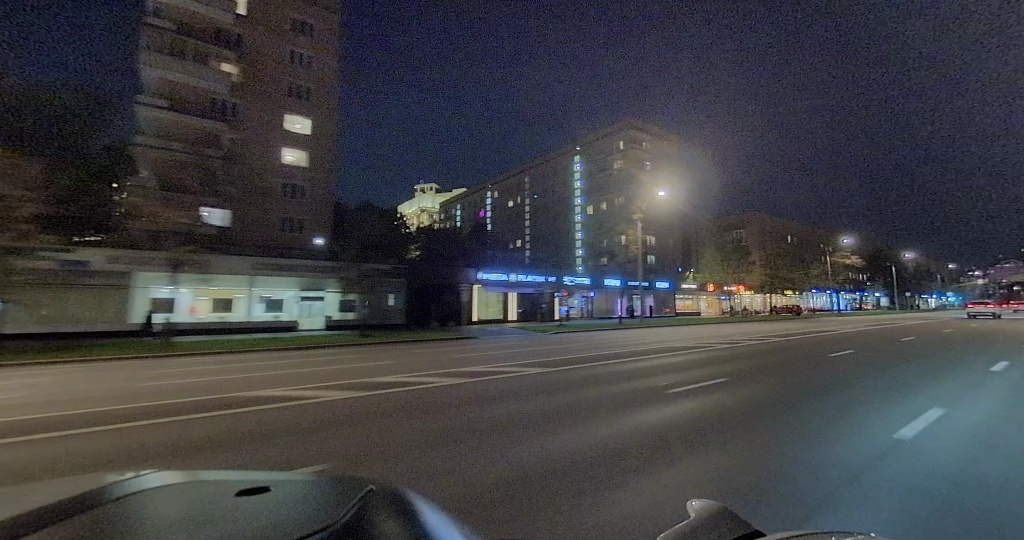
#> input picture dataset_sample/samples/2025-10-01_18_29_52_19_31_28_kynde_1759339701900197000__000/input/t1/left_fwd.jpg, 1024 x 540 px, found by its file name
$ python testdelta.py
#> lines starting #> are read from the running program, lines starting #| are printed output that depends on the picture
import cv2
import numpy as np
import os
import matplotlib.pyplot as plt

# ========== НАСТРОЙКИ ==========
base_path = "/Users/adel/Documents/Claude/Projects/Интерполяция фото/final_dataset_v5_participants_small/train"
sample_id = "2025-10-04_15_57_04_16_44_38_luka_1759586458800193000__000"
camera_name = "left_fwd"

# Параметры адаптивного размытия
base_sigma = 0.1          # минимальное размытие для статики
alpha = 0.4               # коэффициент усиления от длины потока (пиксель -> сигма)
beta = 0.2                # коэффициент усиления от ошибки совмещения
max_sigma = 2.0           # ограничение сверху

# Уровни фиксированных размытий для интерполяции
sigma_levels = [0.1, 0.2, 0.3, 1.0, 2.0]
# ================================

t0_path = os.path.join(base_path, sample_id, "input", "t0", f"{camera_name}.jpg")
t1_path = os.path.join(base_path, sample_id, "input", "t1", f"{camera_name}.jpg")
gt_path = os.path.join(base_path, sample_id, "target", f"{camera_name}.jpg")

img_t0 = cv2.imread(t0_path)
#> img_t0 is the input picture: shape (540, 1024, 3); mean B, G, R 68.6, 64.3, 63.7
img_t1 = cv2.imread(t1_path)
img_gt = cv2.imread(gt_path)

if any(x is None for x in [img_t0, img_t1, img_gt]):
    raise FileNotFoundError("Ошибка загрузки изображений")

h, w = img_t0.shape[:2]
#> h = 540; w = 1024

# Grayscale для потока
gray0 = cv2.cvtColor(img_t0, cv2.COLOR_BGR2GRAY)
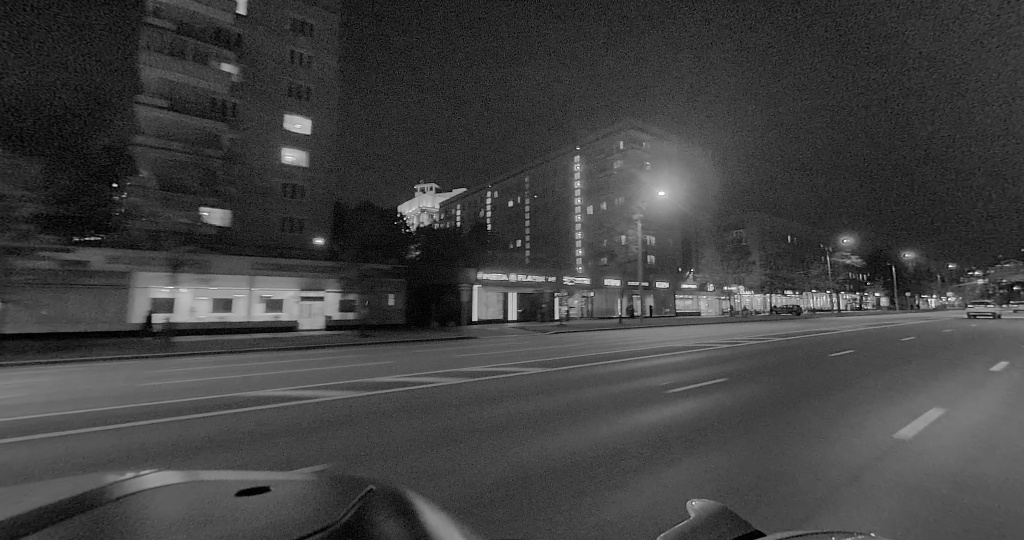
#> gray0: shape (540, 1024); min 0, max 254, mean 64.6
gray1 = cv2.cvtColor(img_t1, cv2.COLOR_BGR2GRAY)

# ----- 1. Оптический поток t1 -> t0 -----
flow = cv2.calcOpticalFlowFarneback(gray1, gray0, None,
                                    pyr_scale=0.5, levels=3, winsize=15,
                                    iterations=3, poly_n=5, poly_sigma=1.2,
                                    flags=0)
flow_x = flow[..., 0]
flow_y = flow[..., 1]
flow_mag = np.sqrt(flow_x**2 + flow_y**2)

# ----- 2. Интерполяция на полпотока (pred_flow) -----
y_coords, x_coords = np.mgrid[0:h, 0:w].astype(np.float32)
map_x_half = x_coords - flow_x / 2.0
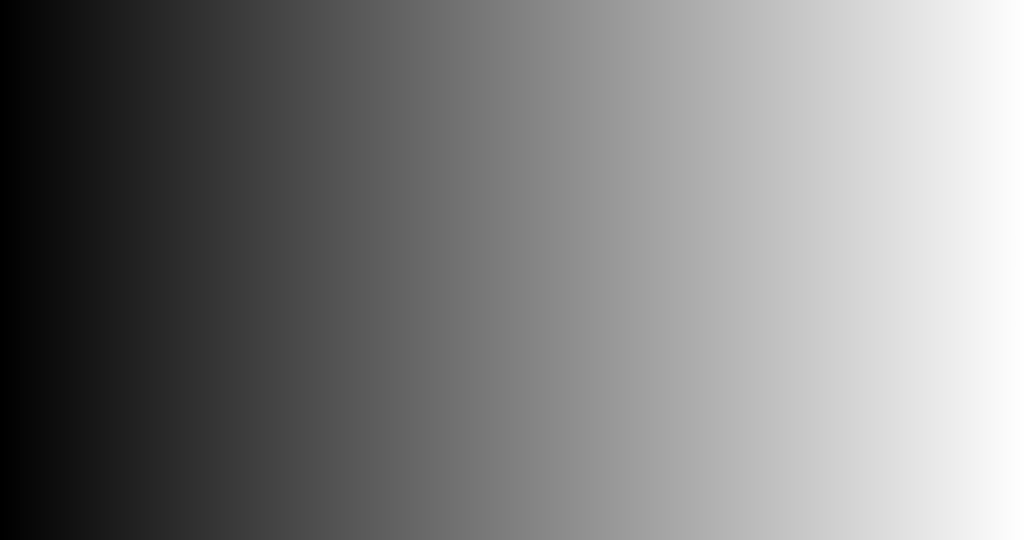
#> map_x_half: shape (540, 1024) float32; min -0.112, max 1023, mean 511.5; drawn with min black and max white
map_y_half = y_coords - flow_y / 2.0
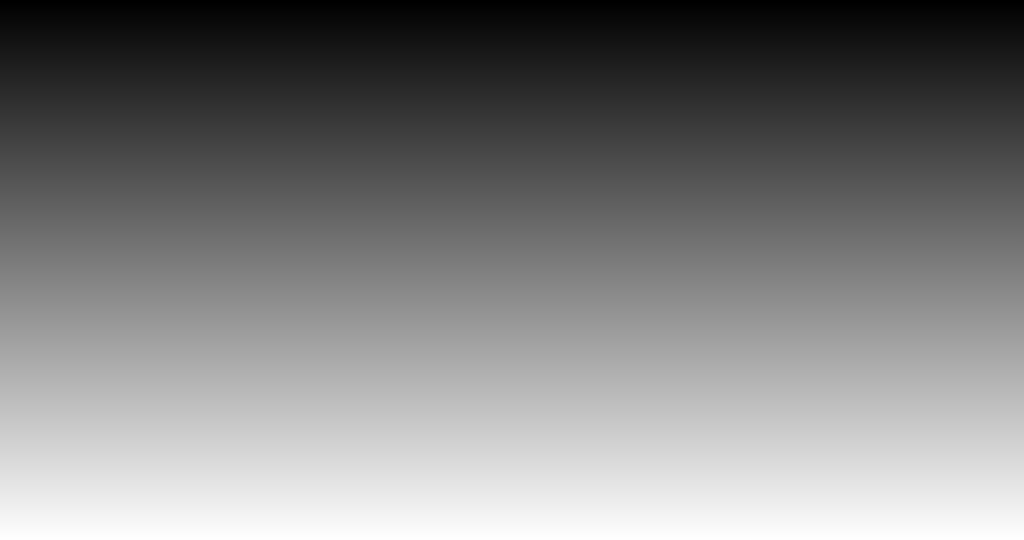
#> map_y_half: shape (540, 1024) float32; min -0.00862, max 539.1, mean 269.5; drawn with min black and max white
pred_flow = cv2.remap(img_t1, map_x_half, map_y_half,
                      interpolation=cv2.INTER_LINEAR,
                      borderMode=cv2.BORDER_REPLICATE)

# ----- 3. Оценка ошибки совмещения (compensation error) -----
# Перемещаем t1 на ПОЛНЫЙ поток к t0
map_x_full = x_coords - flow_x
map_y_full = y_coords - flow_y
warped_t1_to_t0 = cv2.remap(img_t1, map_x_full, map_y_full,
                            interpolation=cv2.INTER_LINEAR,
                            borderMode=cv2.BORDER_REPLICATE)
# Абсолютная разница между настоящим t0 и восстановленным из t1
compensation_error = np.mean(np.abs(img_t0.astype(np.float32) -
                                   warped_t1_to_t0.astype(np.float32)), axis=2)

# ----- 4. Карта сигм -----
sigma_map = base_sigma + alpha * flow_mag + beta * compensation_error
sigma_map = np.clip(sigma_map, sigma_levels[0], max_sigma)

# ----- 5. Адаптивное размытие через уровни -----
# Готовим набор размытых копий исходного pred_flow (или img_t1? Лучше pred_flow, т.к. он уже интерполирован)
blurred_levels = []
for s in sigma_levels:
    if s == 0.5 and base_sigma < 0.5: s = base_sigma  # чтобы minimum был base_sigma
    blurred = cv2.GaussianBlur(pred_flow, (0, 0), sigmaX=s, sigmaY=s)
    blurred_levels.append(blurred)
#> after the loop, blurred_levels = 5 items

# Для каждого пикселя находим, к каким уровням он ближе, и линейно интерполируем
# Простой метод: для каждого пикселя выбираем два ближайших уровня и смешиваем
pred_adaptive = np.zeros_like(pred_flow, dtype=np.float32)
for i, s_val in enumerate(sigma_levels[:-1]):
    s_next = sigma_levels[i+1]
    # Маска пикселей, sigma_map между s_val и s_next
    mask = (sigma_map >= s_val) & (sigma_map < s_next)
    if not np.any(mask):
        continue
    # Вес: 0 -> s_val, 1 -> s_next
    alpha_mix = (sigma_map[mask] - s_val) / (s_next - s_val)
    alpha_mix = alpha_mix[..., np.newaxis]  # для broadcasting по каналам
    # Смешиваем два уровня
    pred_adaptive[mask] = (blurred_levels[i][mask] * (1 - alpha_mix) +
                           blurred_levels[i+1][mask] * alpha_mix)
#> this loop made 4 passes
#> alpha_mix on pass 4: [0.332, 0.0846]
#> pass 1, `mask = (sigma_map >= s_val) & (sigma_map < s_next)`:
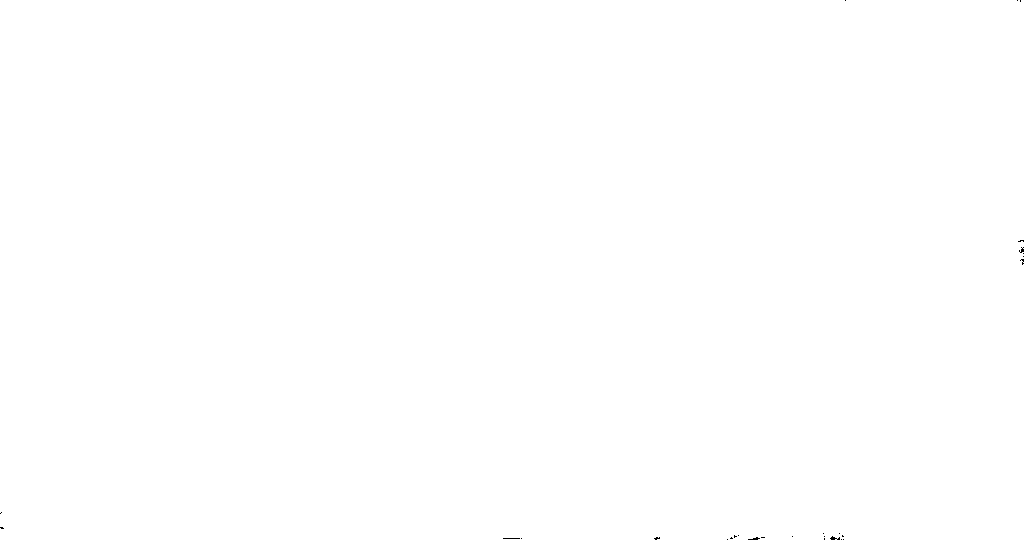
#> mask: shape (540, 1024) bool; 100% white; black in thin lines or dots
# Для пикселей с sigma_map >= max_sigma используем последний уровень
mask_max = sigma_map >= sigma_levels[-1]
#> mask_max: shape (540, 1024) bool; every value is 0
pred_adaptive[mask_max] = blurred_levels[-1][mask_max]

pred_adaptive = pred_adaptive.astype(np.uint8)

# Дополнительные варианты для сравнения
pred_raw = img_t1
pred_global_blur = cv2.GaussianBlur(img_t1, (0, 0), sigmaX=2.0, sigmaY=2.0)

# ----- 6. Метрики -----
def calc_psnr(a, b):
    mse = np.mean((a.astype(np.float64)-b.astype(np.float64))**2)
#> mse = 0
    return 20*np.log10(255.0/np.sqrt(mse)) if mse>0 else float('inf')

def score(psnr):
    return max(0, min(100, (psnr-10)/20*100))

psnr_raw = calc_psnr(img_gt, pred_raw)
#> psnr_raw = inf
psnr_blur = calc_psnr(img_gt, pred_global_blur)
#> psnr_blur = 28.69
psnr_flow = calc_psnr(img_gt, pred_flow)
#> psnr_flow = 85.84
psnr_adapt = calc_psnr(img_gt, pred_adaptive)
#> psnr_adapt = 60.74

print(f"Raw t1:            PSNR={psnr_raw:.2f} dB, score={score(psnr_raw):.2f}")
#| Raw t1:            PSNR=inf dB, score=100.00
print(f"Global blur σ=2.0: PSNR={psnr_blur:.2f} dB, score={score(psnr_blur):.2f}")
#| Global blur σ=2.0: PSNR=28.69 dB, score=93.47
print(f"Flow-interpolated: PSNR={psnr_flow:.2f} dB, score={score(psnr_flow):.2f}")
#| Flow-interpolated: PSNR=85.84 dB, score=100.00
print(f"Adaptive blur:     PSNR={psnr_adapt:.2f} dB, score={score(psnr_adapt):.2f}")
#| Adaptive blur:     PSNR=60.74 dB, score=100.00

# ----- 7. Визуализация -----
fig, axes = plt.subplots(2, 4, figsize=(20, 9))
axes = axes.ravel()

gt_rgb = cv2.cvtColor(img_gt, cv2.COLOR_BGR2RGB)
axes[0].imshow(gt_rgb)
axes[0].set_title("Ground Truth")
axes[0].axis('off')

axes[1].imshow(cv2.cvtColor(pred_raw, cv2.COLOR_BGR2RGB))
axes[1].set_title(f"Raw t1\nPSNR={psnr_raw:.1f}")
axes[1].axis('off')

axes[2].imshow(cv2.cvtColor(pred_global_blur, cv2.COLOR_BGR2RGB))
axes[2].set_title(f"Global blur σ=2.0\nPSNR={psnr_blur:.1f}")
axes[2].axis('off')

axes[3].imshow(cv2.cvtColor(pred_adaptive, cv2.COLOR_BGR2RGB))
axes[3].set_title(f"Adaptive blur\nPSNR={psnr_adapt:.1f}")
axes[3].axis('off')

# Карта sigma
im_sig = axes[4].imshow(sigma_map, cmap='plasma', vmin=0, vmax=max_sigma)
axes[4].set_title("Sigma map (blur strength)")
axes[4].axis('off')
plt.colorbar(im_sig, ax=axes[4], fraction=0.046, pad=0.04)

# Карта ошибки совмещения
im_err = axes[5].imshow(compensation_error, cmap='hot', vmin=0, vmax=np.percentile(compensation_error, 95))
axes[5].set_title("Compensation error\n(|t0 - warped_t1|)")
axes[5].axis('off')
plt.colorbar(im_err, ax=axes[5], fraction=0.046, pad=0.04)

# Flow magnitude
im_flow = axes[6].imshow(flow_mag, cmap='plasma', vmin=0, vmax=np.percentile(flow_mag, 95))
axes[6].set_title("Flow magnitude")
axes[6].axis('off')
plt.colorbar(im_flow, ax=axes[6], fraction=0.046, pad=0.04)

# Δ squared error (adaptive - raw)
sq_raw = np.sum((pred_raw.astype(np.float64)-img_gt.astype(np.float64))**2, axis=2)
#> sq_raw: shape (540, 1024) float64; every value is 0
sq_adapt = np.sum((pred_adaptive.astype(np.float64)-img_gt.astype(np.float64))**2, axis=2)
delta = sq_adapt - sq_raw
vmax_delta = np.percentile(np.abs(delta), 95)
#> vmax_delta = 1
axes[7].imshow(delta, cmap='RdBu_r', vmin=-vmax_delta, vmax=vmax_delta)
axes[7].set_title("Δ Error (adaptive - raw)\nBlue=improvement, Red=degradation")
axes[7].axis('off')

plt.tight_layout()
plt.show()
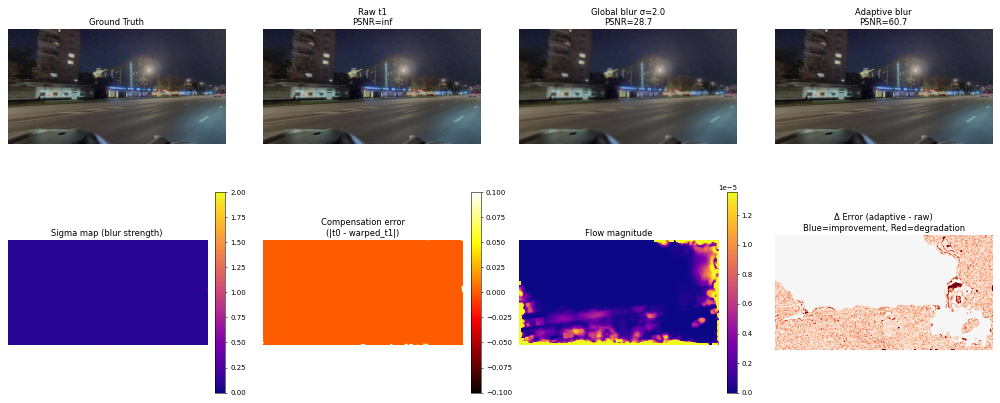
#> figure drawn by matplotlib, 11 panels
